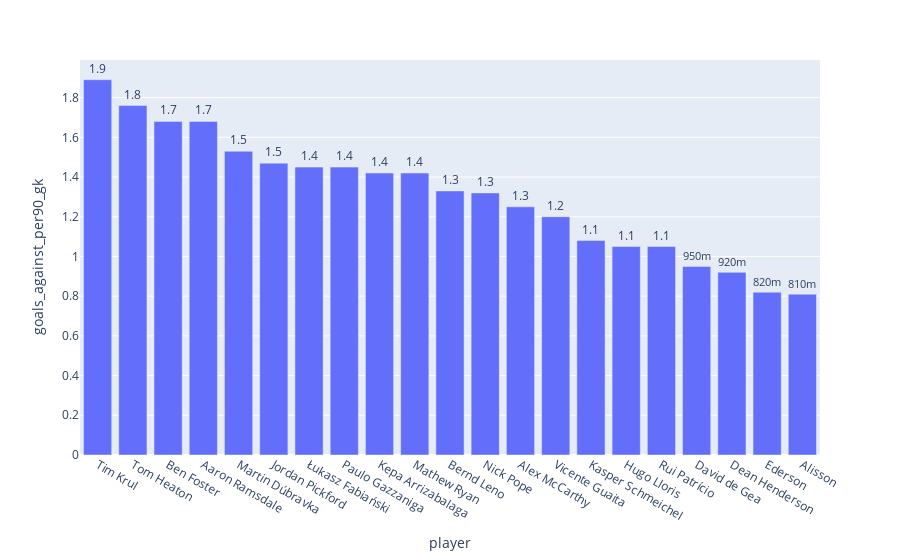

The cell this chart's notebook holds for it:
### Code cell
plot(keeper,'goals_against_per90_gk','bar')

### Figure 1 — Plotly figure (JSON) as saved in the notebook; plotly's stock layout.template omitted (floating-point values rounded to 4 significant figures)
{"data": [{"alignmentgroup": "True", "hovertemplate": "player=%{x}<br>goals_against_per90_gk=%{text}<extra></extra>", "legendgroup": "", "marker": {"color": "#636efa"}, "name": "", "offsetgroup": "", "orientation": "v", "showlegend": false, "text": [0.81, 1.42, 1.53, 0.82, 1.45, 1.68, 1.45, 0.95, 1.2, 1.76, 0.92, 1.89, 1.33, 1.05, 1.25, 1.05, 1.47, 1.32, 1.68, 1.42, 1.08], "textposition": "outside", "texttemplate": "%{text:.2s}", "type": "bar", "x": ["Alisson", "Kepa Arrizabalaga", "Martin Dúbravka", "Ederson", "Łukasz Fabiański", "Ben Foster", "Paulo Gazzaniga", "David de Gea", "Vicente Guaita", "Tom Heaton", "Dean Henderson", "Tim Krul", "Bernd Leno", "Hugo Lloris", "Alex McCarthy", "Rui Patrício", "Jordan Pickford", "Nick Pope", "Aaron Ramsdale", "Mathew Ryan", "Kasper Schmeichel"], "xaxis": "x", "y": [0.81, 1.42, 1.53, 0.82, 1.45, 1.68, 1.45, 0.95, 1.2, 1.76, 0.92, 1.89, 1.33, 1.05, 1.25, 1.05, 1.47, 1.32, 1.68, 1.42, 1.08], "yaxis": "y"}], "layout": {"barmode": "relative", "legend": {"tracegroupgap": 0}, "margin": {"t": 60}, "xaxis": {"anchor": "y", "categoryorder": "total descending", "domain": [0, 1], "title": {"text": "player"}}, "yaxis": {"anchor": "x", "domain": [0, 1], "title": {"text": "goals_against_per90_gk"}}}}
